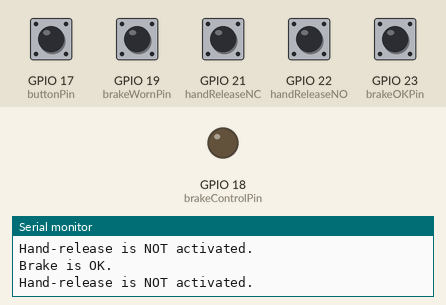
Recording of a sketch running on a simulated ESP32. On the bench: output pins drawn as LEDs (lit = HIGH), the last lines printed to the serial monitor. The test bench sets the inputs (shaded band); at power-on: GPIO 17 (buttonPin), GPIO 19 (brakeWornPin), GPIO 21 (handReleaseNC), GPIO 22 (handReleaseNO), GPIO 23 (brakeOKPin) HIGH.

Above: at 1.2 s.
1.3 s: GPIO 17 (buttonPin) pulled LOW for 0.15 s
At 2.5 s:
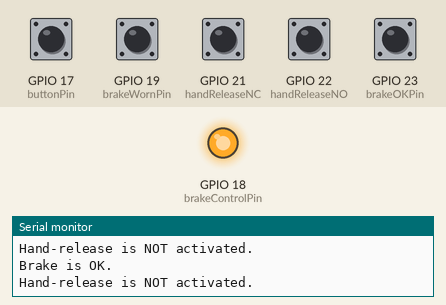
2.9 s: GPIO 19 (brakeWornPin) pulled LOW for 0.15 s
At 3.0 s:
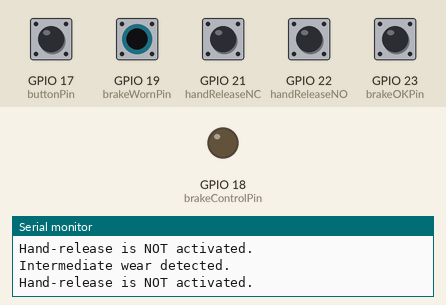
4.6 s: GPIO 21 (handReleaseNC) pulled LOW for 0.15 s
At 5.7 s:
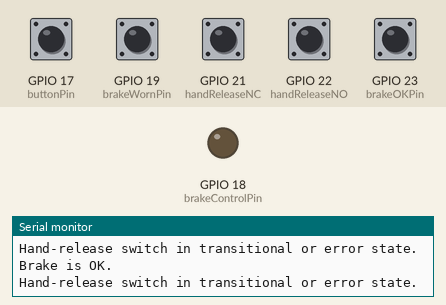
Timing chart, 0 to 7.6 s (numbered marks = the images above; inputs shaded):
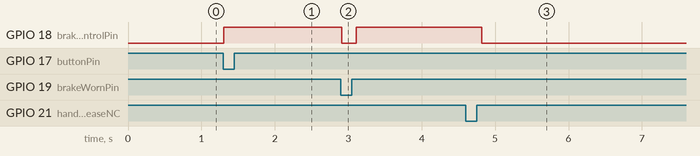

The sketch:

brakes_control_prototype.ino
```cpp
// /**
//  * CAN MREX main (Template) file
//  *
//  * File:            brakes_control_prototype.ino
//  * Organisation:    MREX
//  * Author:          Awon Girum & Fateh
//  * Date Created:    25/11/2025
//  * Last Modified:   25/11/2025
//  * Version:         1.11.0
//  *
//  */


// #include "CM.h" // inlcudes all CAN MREX files

// // User code begin: ------------------------------------------------------
// // --- CAN MREx initialisation ---
// const uint8_t nodeID = 1;  // Change this to set your device's node ID

// // --- Pin Definitions ---
// #define TX_GPIO_NUM GPIO_NUM_5 // Set GPIO pin for CAN Transmit
// #define RX_GPIO_NUM GPIO_NUM_4 // Set GPIO pins for CAN Receive

// // --- OD definitions ---


// // User code end ---------------------------------------------------------


// void setup() {
//   Serial.begin(115200);
//   delay(1000);
//   Serial.println("Serial Coms started at 115200 baud");

//   //Initialize CANMREX protocol
//   initCANMREX(TX_GPIO_NUM, RX_GPIO_NUM, nodeID);

//   // User code Setup Begin: -------------------------------------------------
//   // --- Register OD entries ---


//   // --- Register TPDOs ---


//   // --- Register RPDOs ---


//   // --- Set pin modes ---


//   // User code Setup end ------------------------------------------------------


// }


// void loop() {
//   //User Code begin loop() ----------------------------------------------------
//   // --- Stopped mode (This is default starting point) ---
//   if (nodeOperatingMode == 0x02){
//     handleCAN(nodeID);
//   }

//   // --- Pre operational state (This is where you can do checks and make sure that everything is okay) ---
//   if (nodeOperatingMode == 0x80){
//     handleCAN(nodeID);
//   }

//   // --- Operational state (Normal operating mode) ---
//   if (nodeOperatingMode == 0x01){
//     handleCAN(nodeID);
//   }

//   //User code end loop() --------------------------------------------------------
// }


// --- Pin Definitions ---
// Brake control
const int brakeControlPin = 18;  // Relay

// Brake wear/release switch **REMEMBER TO CHANGE code to work with switches instead of pushbuttons once brakes arrive
const int brakeOKPin = 23;       // Black wire (1–4)
const int brakeWornPin = 19;     // Blue wire (1–2)

// Hand-release switch (simulated with push buttons)
const int handReleaseNC = 21;    // Grey wire (Normally Closed)
const int handReleaseNO = 22;    // Blue wire (Normally Open)

// Manual push button
const int buttonPin = 17;        // Push button input

// State variables
volatile bool brakeEngaged = false;
volatile bool brakeOK = true;
volatile bool brakeWorn = false;
volatile bool handNormal = true;
volatile bool handReleased = false;

// --- Interrupt Service Routines ---
void IRAM_ATTR toggleBrake() {
  brakeEngaged = !brakeEngaged;
}

void IRAM_ATTR updateBrakeOK() {
  brakeOK = digitalRead(brakeOKPin) == LOW;
}

void IRAM_ATTR updateBrakeWorn() {
  brakeWorn = digitalRead(brakeWornPin) == LOW;
}

void IRAM_ATTR updateHandNormal() {
  handNormal = digitalRead(handReleaseNC) == LOW;
}

void IRAM_ATTR updateHandReleased() {
  handReleased = digitalRead(handReleaseNO) == LOW;
}

void setup() {
  Serial.begin(9600);

  // Outputs
  pinMode(brakeControlPin, OUTPUT);

  // Inputs with pull-ups
  pinMode(brakeOKPin, INPUT_PULLUP);
  pinMode(brakeWornPin, INPUT_PULLUP);
  pinMode(handReleaseNC, INPUT_PULLUP);
  pinMode(handReleaseNO, INPUT_PULLUP);
  pinMode(buttonPin, INPUT_PULLUP);

  // Attach interrupts
  attachInterrupt(digitalPinToInterrupt(buttonPin), toggleBrake, FALLING);
  attachInterrupt(digitalPinToInterrupt(brakeOKPin), updateBrakeOK, CHANGE);
  attachInterrupt(digitalPinToInterrupt(brakeWornPin), updateBrakeWorn, CHANGE);
  attachInterrupt(digitalPinToInterrupt(handReleaseNC), updateHandNormal, CHANGE);
  attachInterrupt(digitalPinToInterrupt(handReleaseNO), updateHandReleased, CHANGE);
}

void loop() {
  // --- Display brake condition ---
  if (brakeOK && !brakeWorn) {
    Serial.println("Brake is OK.");
  } else if (!brakeOK && brakeWorn) {
    Serial.println("Brake needs maintenance (wear or air gap issue).");
  } else if (brakeOK && brakeWorn) {
    Serial.println("Intermediate wear detected.");
  } else {
    Serial.println("Brake switch not activated or wiring issue.");
  }

  // --- Display hand-release status ---
  if (handNormal && !handReleased) {
    Serial.println("Hand-release is NOT activated.");
  } else if (!handNormal && handReleased) {
    Serial.println("Hand-release is ACTIVATED!");
  } else {
    Serial.println("Hand-release switch in transitional or error state.");
  }

  // --- Apply brake state ---
  if (brakeEngaged && handNormal && !brakeWorn) {
    digitalWrite(brakeControlPin, HIGH);  // Engage brake
  } else {
    digitalWrite(brakeControlPin, LOW);   // Release brake
  }

  delay(100);  // Small delay for readability
}
```

Measured:
- after the input at 1.3 s, GPIO 18 (brakeControlPin): LOW → HIGH at once
- after the input at 2.9 s, GPIO 18 (brakeControlPin): HIGH → LOW at once, → HIGH 0.20 s later
- after the input at 4.6 s, GPIO 18 (brakeControlPin): HIGH → LOW after 0.22 s
